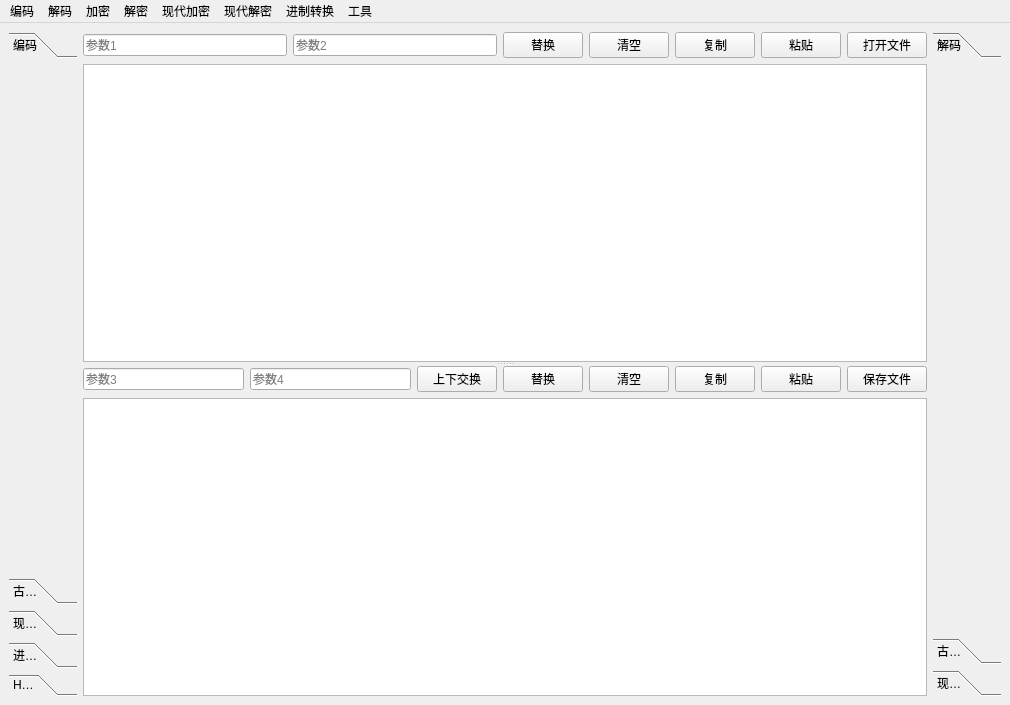
<?xml version="1.0" encoding="UTF-8"?>
<ui version="4.0">
 <class>MainWindow</class>
 <widget class="QMainWindow" name="MainWindow">
  <property name="geometry">
   <rect>
    <x>0</x>
    <y>0</y>
    <width>1010</width>
    <height>705</height>
   </rect>
  </property>
  <property name="windowTitle">
   <string>CTFCodecTool</string>
  </property>
  <widget class="QWidget" name="centralwidget">
   <layout class="QHBoxLayout" name="horizontalLayout">
    <item>
     <widget class="QToolBox" name="toolBox">
      <property name="sizePolicy">
       <sizepolicy hsizetype="Fixed" vsizetype="Preferred">
        <horstretch>0</horstretch>
        <verstretch>0</verstretch>
       </sizepolicy>
      </property>
      <property name="currentIndex">
       <number>0</number>
      </property>
      <widget class="QWidget" name="pageEncode">
       <property name="geometry">
        <rect>
         <x>0</x>
         <y>0</y>
         <width>69</width>
         <height>534</height>
        </rect>
       </property>
       <attribute name="label">
        <string>编码</string>
       </attribute>
      </widget>
      <widget class="QWidget" name="pageEncrypt">
       <property name="geometry">
        <rect>
         <x>0</x>
         <y>0</y>
         <width>69</width>
         <height>534</height>
        </rect>
       </property>
       <attribute name="label">
        <string>古典加密</string>
       </attribute>
      </widget>
      <widget class="QWidget" name="pageModernEncrypt">
       <property name="geometry">
        <rect>
         <x>0</x>
         <y>0</y>
         <width>69</width>
         <height>534</height>
        </rect>
       </property>
       <attribute name="label">
        <string>现代加密</string>
       </attribute>
      </widget>
      <widget class="QWidget" name="pageHex">
       <property name="geometry">
        <rect>
         <x>0</x>
         <y>0</y>
         <width>69</width>
         <height>534</height>
        </rect>
       </property>
       <attribute name="label">
        <string>进制转换</string>
       </attribute>
      </widget>
      <widget class="QWidget" name="pageHash">
       <property name="geometry">
        <rect>
         <x>0</x>
         <y>0</y>
         <width>69</width>
         <height>534</height>
        </rect>
       </property>
       <attribute name="label">
        <string>Hash</string>
       </attribute>
      </widget>
     </widget>
    </item>
    <item>
     <widget class="QSplitter" name="splitter">
      <property name="orientation">
       <enum>Qt::Vertical</enum>
      </property>
      <widget class="QWidget" name="layoutWidget">
       <layout class="QVBoxLayout" name="verticalLayout_src">
        <item>
         <layout class="QHBoxLayout" name="horizontalLayout_2" stretch="0,0,0,0,0,0,0">
          <item>
           <widget class="QLineEdit" name="srcLineEdit1">
            <property name="sizePolicy">
             <sizepolicy hsizetype="Expanding" vsizetype="Fixed">
              <horstretch>0</horstretch>
              <verstretch>0</verstretch>
             </sizepolicy>
            </property>
            <property name="placeholderText">
             <string>参数1</string>
            </property>
           </widget>
          </item>
          <item>
           <widget class="QLineEdit" name="srcLineEdit2">
            <property name="sizePolicy">
             <sizepolicy hsizetype="Expanding" vsizetype="Fixed">
              <horstretch>0</horstretch>
              <verstretch>0</verstretch>
             </sizepolicy>
            </property>
            <property name="placeholderText">
             <string>参数2</string>
            </property>
           </widget>
          </item>
          <item>
           <widget class="QPushButton" name="srcReplaceButton">
            <property name="text">
             <string>替换</string>
            </property>
           </widget>
          </item>
          <item>
           <widget class="QPushButton" name="srcClearButton">
            <property name="text">
             <string>清空</string>
            </property>
           </widget>
          </item>
          <item>
           <widget class="QPushButton" name="srcCopyButton">
            <property name="text">
             <string>复制</string>
            </property>
           </widget>
          </item>
          <item>
           <widget class="QPushButton" name="srcPasteButton">
            <property name="text">
             <string>粘贴</string>
            </property>
           </widget>
          </item>
          <item>
           <widget class="QPushButton" name="srcOpenButton">
            <property name="text">
             <string>打开文件</string>
            </property>
           </widget>
          </item>
         </layout>
        </item>
        <item>
         <widget class="QPlainTextEdit" name="srcTextEdit">
          <property name="plainText">
           <string/>
          </property>
         </widget>
        </item>
       </layout>
      </widget>
      <widget class="QWidget" name="layoutWidget">
       <layout class="QVBoxLayout" name="verticalLayout_dst">
        <item>
         <layout class="QHBoxLayout" name="horizontalLayout_3">
          <item>
           <widget class="QLineEdit" name="dstLineEdit1">
            <property name="placeholderText">
             <string>参数3</string>
            </property>
           </widget>
          </item>
          <item>
           <widget class="QLineEdit" name="dstLineEdit2">
            <property name="placeholderText">
             <string>参数4</string>
            </property>
           </widget>
          </item>
          <item>
           <widget class="QPushButton" name="swapButton">
            <property name="text">
             <string>上下交换</string>
            </property>
           </widget>
          </item>
          <item>
           <widget class="QPushButton" name="dstReplaceButton">
            <property name="text">
             <string>替换</string>
            </property>
           </widget>
          </item>
          <item>
           <widget class="QPushButton" name="dstClearButton">
            <property name="text">
             <string>清空</string>
            </property>
           </widget>
          </item>
          <item>
           <widget class="QPushButton" name="dstCopyButton">
            <property name="text">
             <string>复制</string>
            </property>
           </widget>
          </item>
          <item>
           <widget class="QPushButton" name="dstPasteButton">
            <property name="text">
             <string>粘贴</string>
            </property>
           </widget>
          </item>
          <item>
           <widget class="QPushButton" name="dstSaveButton">
            <property name="text">
             <string>保存文件</string>
            </property>
           </widget>
          </item>
         </layout>
        </item>
        <item>
         <widget class="QPlainTextEdit" name="dstTextEdit"/>
        </item>
       </layout>
      </widget>
     </widget>
    </item>
    <item>
     <widget class="QToolBox" name="toolBox_2">
      <property name="sizePolicy">
       <sizepolicy hsizetype="Fixed" vsizetype="Preferred">
        <horstretch>0</horstretch>
        <verstretch>0</verstretch>
       </sizepolicy>
      </property>
      <property name="currentIndex">
       <number>0</number>
      </property>
      <widget class="QWidget" name="pageDecode">
       <property name="geometry">
        <rect>
         <x>0</x>
         <y>0</y>
         <width>69</width>
         <height>586</height>
        </rect>
       </property>
       <attribute name="label">
        <string>解码</string>
       </attribute>
      </widget>
      <widget class="QWidget" name="pageDecrypt">
       <property name="geometry">
        <rect>
         <x>0</x>
         <y>0</y>
         <width>69</width>
         <height>586</height>
        </rect>
       </property>
       <attribute name="label">
        <string>古典解密</string>
       </attribute>
      </widget>
      <widget class="QWidget" name="pageModernDecrypt">
       <property name="geometry">
        <rect>
         <x>0</x>
         <y>0</y>
         <width>69</width>
         <height>586</height>
        </rect>
       </property>
       <attribute name="label">
        <string>现代解密</string>
       </attribute>
      </widget>
     </widget>
    </item>
   </layout>
  </widget>
  <widget class="QMenuBar" name="menubar">
   <property name="geometry">
    <rect>
     <x>0</x>
     <y>0</y>
     <width>1010</width>
     <height>23</height>
    </rect>
   </property>
   <widget class="QMenu" name="menuEncode">
    <property name="title">
     <string>编码</string>
    </property>
   </widget>
   <widget class="QMenu" name="menuDecode">
    <property name="title">
     <string>解码</string>
    </property>
   </widget>
   <widget class="QMenu" name="menuEncrypt">
    <property name="title">
     <string>加密</string>
    </property>
   </widget>
   <widget class="QMenu" name="menuDecrypt">
    <property name="title">
     <string>解密</string>
    </property>
   </widget>
   <widget class="QMenu" name="menuHex">
    <property name="title">
     <string>进制转换</string>
    </property>
   </widget>
   <widget class="QMenu" name="menuModernEncrypt">
    <property name="title">
     <string>现代加密</string>
    </property>
   </widget>
   <widget class="QMenu" name="menuModernDecrypt">
    <property name="title">
     <string>现代解密</string>
    </property>
   </widget>
   <widget class="QMenu" name="menu">
    <property name="title">
     <string>工具</string>
    </property>
    <addaction name="actionASCII"/>
    <addaction name="actioncalc"/>
   </widget>
   <addaction name="menuEncode"/>
   <addaction name="menuDecode"/>
   <addaction name="menuEncrypt"/>
   <addaction name="menuDecrypt"/>
   <addaction name="menuModernEncrypt"/>
   <addaction name="menuModernDecrypt"/>
   <addaction name="menuHex"/>
   <addaction name="menu"/>
  </widget>
  <action name="actionASCII">
   <property name="text">
    <string>ASCII表</string>
   </property>
  </action>
  <action name="actioncalc">
   <property name="text">
    <string>计算器</string>
   </property>
  </action>
 </widget>
 <resources/>
 <connections>
  <connection>
   <sender>dstClearButton</sender>
   <signal>clicked()</signal>
   <receiver>dstTextEdit</receiver>
   <slot>clear()</slot>
   <hints>
    <hint type="sourcelabel">
     <x>643</x>
     <y>380</y>
    </hint>
    <hint type="destinationlabel">
     <x>504</x>
     <y>546</y>
    </hint>
   </hints>
  </connection>
  <connection>
   <sender>srcClearButton</sender>
   <signal>clicked()</signal>
   <receiver>srcTextEdit</receiver>
   <slot>clear()</slot>
   <hints>
    <hint type="sourcelabel">
     <x>643</x>
     <y>45</y>
    </hint>
    <hint type="destinationlabel">
     <x>504</x>
     <y>212</y>
    </hint>
   </hints>
  </connection>
  <connection>
   <sender>dstPasteButton</sender>
   <signal>clicked()</signal>
   <receiver>dstTextEdit</receiver>
   <slot>paste()</slot>
   <hints>
    <hint type="sourcelabel">
     <x>805</x>
     <y>380</y>
    </hint>
    <hint type="destinationlabel">
     <x>504</x>
     <y>546</y>
    </hint>
   </hints>
  </connection>
  <connection>
   <sender>srcPasteButton</sender>
   <signal>clicked()</signal>
   <receiver>srcTextEdit</receiver>
   <slot>paste()</slot>
   <hints>
    <hint type="sourcelabel">
     <x>805</x>
     <y>45</y>
    </hint>
    <hint type="destinationlabel">
     <x>504</x>
     <y>212</y>
    </hint>
   </hints>
  </connection>
 </connections>
</ui>
